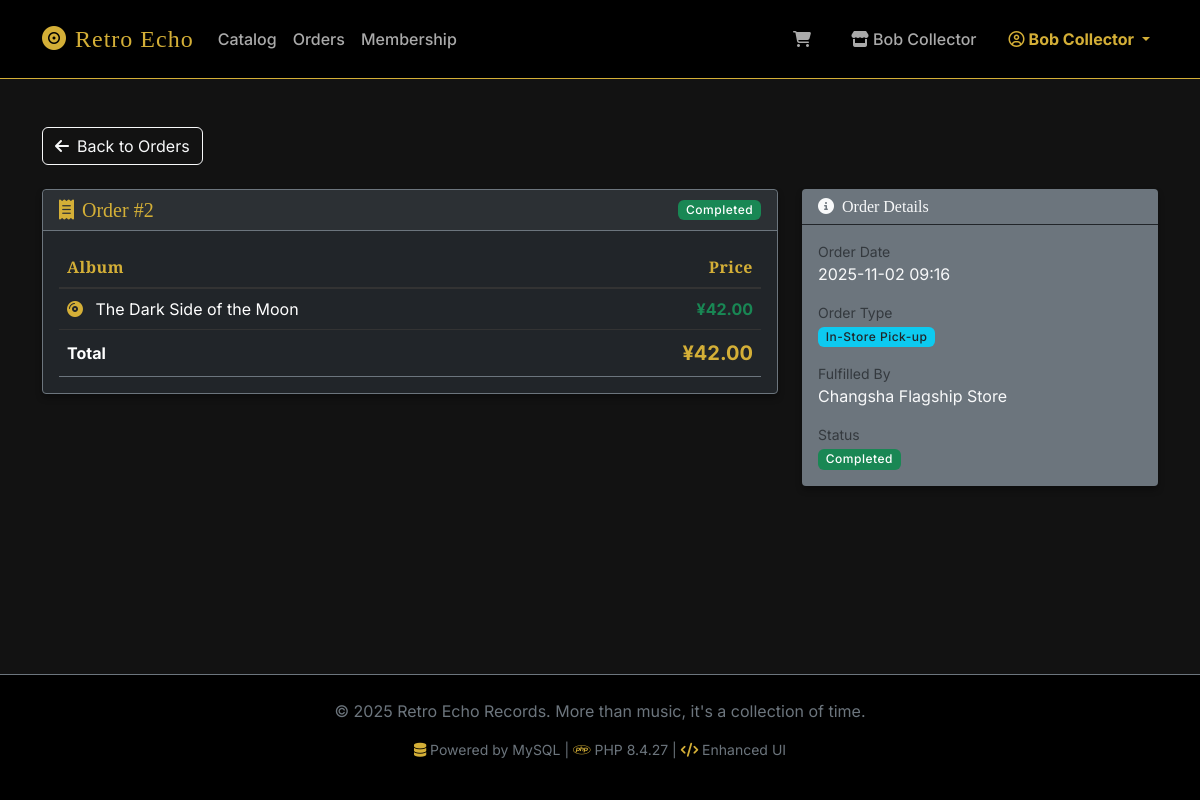
The page /customer/order_detail.php?id=2 (signed in) on the database its author committed.
### tables this page shows
CREATE TABLE CustomerOrder (
    OrderID INT AUTO_INCREMENT PRIMARY KEY,
    CustomerID INT,
    FulfilledByShopID INT NOT NULL,
    ProcessedByEmployeeID INT,  
    OrderDate DATETIME DEFAULT CURRENT_TIMESTAMP,
    TotalAmount DECIMAL(10,2),
    OrderStatus ENUM('Pending', 'Paid', 'Shipped', 'ReadyForPickup', 'Completed', 'Cancelled') DEFAULT 'Pending',
    OrderType ENUM('InStore', 'Online') NOT NULL,
    FulfillmentType ENUM('Shipping', 'Pickup') DEFAULT NULL,  
    ShippingAddress TEXT DEFAULT NULL,  
    ShippingCost DECIMAL(10,2) DEFAULT 0.00,  
    FOREIGN KEY (CustomerID) REFERENCES Customer(CustomerID),
    FOREIGN KEY (FulfilledByShopID) REFERENCES Shop(ShopID),
    FOREIGN KEY (ProcessedByEmployeeID) REFERENCES Employee(EmployeeID)
);

CREATE TABLE Shop (
    ShopID INT AUTO_INCREMENT PRIMARY KEY,
    Name VARCHAR(100) NOT NULL,
    Address TEXT,
    Type ENUM('Retail', 'Warehouse') NOT NULL
);

### includes/db_procedures.php (called while the page is built, shortened)
<?php
class DBProcedures {
    public static function getCustomerOrderDetail($pdo, $orderId, $customerId) {
        try {
            $stmt = $pdo->prepare("SELECT co.*, s.Name as ShopName FROM CustomerOrder co LEFT JOIN Shop s ON co.FulfilledByShopID = s.ShopID WHERE co.OrderID = ? AND co.CustomerID = ?");
            $stmt->execute([$orderId, $customerId]);
            return $stmt->fetch();
        } catch (PDOException $e) {
            error_log("getCustomerOrderDetail Error: " . $e->getMessage());
            return false;
        }
    }
    public static function getOrderItems($pdo, $orderId, $customerId) {
        try {
            $stmt = $pdo->prepare("SELECT * FROM vw_customer_order_history WHERE OrderID = ? AND CustomerID = ?");
            $stmt->execute([$orderId, $customerId]);
            return $stmt->fetchAll();
        } catch (PDOException $e) {
            error_log("getOrderItems Error: " . $e->getMessage());
            return [];
        }
    }
}
?>

### includes/functions.php (called while the page is built, shortened)
<?php
function h($string) {
    return htmlspecialchars($string ?? '', ENT_QUOTES, 'UTF-8');
}
function formatPrice($amount) {
    return '¥' . number_format((float)$amount, 2);
}
function formatDate($dateString) {
    return date('Y-m-d H:i', strtotime($dateString));
}
function prepareOrderDetailPageData($pdo, $orderId, $customerId) {
    require_once __DIR__ . '/db_procedures.php';
    $order = DBProcedures::getCustomerOrderDetail($pdo, $orderId, $customerId);
    $statusClass = match($order['OrderStatus']) {
        'Paid' => 'bg-success',
        'Completed' => 'bg-success',
        'Shipped' => 'bg-info',
        'Pending' => 'bg-warning text-dark',
        'Cancelled' => 'bg-danger',
        default => 'bg-secondary'
    };
    return [
        'found'        => true,
        'order'        => $order,
        'items'        => DBProcedures::getOrderItems($pdo, $orderId, $customerId),
        'status_class' => $statusClass
    ];
}
?>

### public/customer/order_detail.php (the view, shortened to what this page needs)
<?php
require_once __DIR__ . '/../../config/db_connect.php';
require_once __DIR__ . '/../../includes/functions.php';
$customerId = $_SESSION['user_id'];
$orderId = isset($_GET['id']) ? (int)$_GET['id'] : 0;
$pageData = prepareOrderDetailPageData($pdo, $orderId, $customerId);
$order = $pageData['order'];
$items = $pageData['items'];
$statusClass = $pageData['status_class'];
require_once __DIR__ . '/../../includes/header.php';
?>
<div class="mb-4">
    <a href="orders.php" class="btn btn-outline-light">
        <i class="fa-solid fa-arrow-left me-2"></i>Back to Orders
    </a>
</div>
<div class="row">
    <div class="col-lg-8">
        <div class="card bg-dark border-secondary mb-4">
            <div class="card-header border-secondary d-flex justify-content-between align-items-center">
                <h5 class="mb-0 text-warning">
                    <i class="fa-solid fa-receipt me-2"></i>Order #<?= $order['OrderID'] ?>
                </h5>
                <span class="badge <?= $statusClass ?>"><?= h($order['OrderStatus']) ?></span>
            </div>
            <div class="card-body">
                <div class="table-responsive">
                    <table class="table table-dark table-hover mb-0">
                        <thead>
                            <tr>
                                <th>Album</th>
                                <th class="text-end">Price</th>
                            </tr>
                        </thead>
                        <tbody>
                            <?php foreach ($items as $item): ?>
                            <tr>
                                <td>
                                    <i class="fa-solid fa-compact-disc text-warning me-2"></i>
                                    <?= h($item['AlbumTitle']) ?>
                                </td>
                                <td class="text-end text-success fw-bold"><?= formatPrice($item['PriceAtSale']) ?></td>
                            </tr>
                            <?php endforeach; ?>
                        </tbody>
                        <tfoot class="border-top border-secondary">
                            <tr>
                                <th>Total</th>
                                <th class="text-end text-warning fs-5"><?= formatPrice($order['TotalAmount']) ?></th>
                            </tr>
                        </tfoot>
                    </table>
                </div>
            </div>
        </div>
    </div>
    <div class="col-lg-4">
        <div class="card bg-secondary border-0 mb-4">
            <div class="card-header bg-transparent border-bottom border-dark">
                <h6 class="mb-0 text-light"><i class="fa-solid fa-circle-info me-2"></i>Order Details</h6>
            </div>
            <div class="card-body">
                <ul class="list-unstyled mb-0">
                    <li class="mb-3">
                        <small class="text-muted d-block">Order Date</small>
                        <span class="text-light"><?= formatDate($order['OrderDate']) ?></span>
                    </li>
                    <li class="mb-3">
                        <small class="text-muted d-block">Order Type</small>
                        <?php if($order['OrderType'] == 'InStore'): ?>
                            <span class="badge bg-info text-dark">In-Store Pick-up</span>
                        <?php else: ?>
                            <span class="badge bg-primary">Online Delivery</span>
                        <?php endif; ?>
                    </li>
                    <li class="mb-3">
                        <small class="text-muted d-block">Fulfilled By</small>
                        <span class="text-light"><?= h($order['ShopName'] ?? 'Warehouse') ?></span>
                    </li>
                    <li>
                        <small class="text-muted d-block">Status</small>
                        <span class="badge <?= $statusClass ?>"><?= h($order['OrderStatus']) ?></span>
                    </li>
                </ul>
            </div>
        </div>
    </div>
</div>
<?php require_once __DIR__ . '/../../includes/footer.php'; ?>

### public/assets/css/style.css (style rules this page uses)
:root { --bs-body-bg: #121212; --bs-body-color: #e0e0e0; --primary-gold: #d4af37; --primary-gold-hover: #b59020; --secondary-dark: #1e1e1e; --accent-red: #cf6679; --accent-green: #03dac6; --border-color: #333; }
body { font-family: 'Inter', sans-serif; background-color: var(--bs-body-bg); color: var(--bs-body-color); }
h1, h2, h3, h4, h5, h6, .navbar-brand { font-family: 'Playfair Display', serif; color: #fff; }
.card { background-color: var(--secondary-dark); border: 1px solid var(--border-color); border-radius: 4px; box-shadow: 0 4px 6px rgba(0,0,0,0.3); transition: transform 0.2s, box-shadow 0.2s; }
.card-header { background-color: rgba(255, 255, 255, 0.05); border-bottom: 1px solid var(--border-color); font-weight: 600; }
.table { color: #ccc; border-color: var(--border-color); }
.table thead th { color: var(--primary-gold); border-bottom-width: 2px; font-family: 'Playfair Display', serif; letter-spacing: 0.5px; }
.text-warning { color: var(--primary-gold) !important; }
.badge { font-weight: 500; letter-spacing: 0.5px; }

### public/assets/css/enhancements.css (style rules this page uses)
.btn { position: relative; overflow: hidden; transition: all 0.3s ease; }
.btn::before { content: ''; position: absolute; top: 50%; left: 50%; width: 0; height: 0; border-radius: 50%; background: rgba(255, 255, 255, 0.3); transform: translate(-50%, -50%); transition: width 0.6s, height 0.6s; }
.fade-in { animation: fadeIn 0.5s ease-in; }

### rows shown on the page
customerorder: OrderID "2", OrderStatus "Completed", formatPrice($order['TotalAmount']) "¥42.00", formatDate($order['OrderDate']) "2025-11-02 09:16", FulfilledByShopID.Name "Changsha Flagship Store"

### other values the page prints
$_SESSION['shop_name'] "Bob Collector"
$_SESSION['username'] "Bob Collector"
$item['AlbumTitle'] "The Dark Side of the Moon"
formatPrice($item['PriceAtSale']) "¥42.00"
phpversion() "8.4.27"
